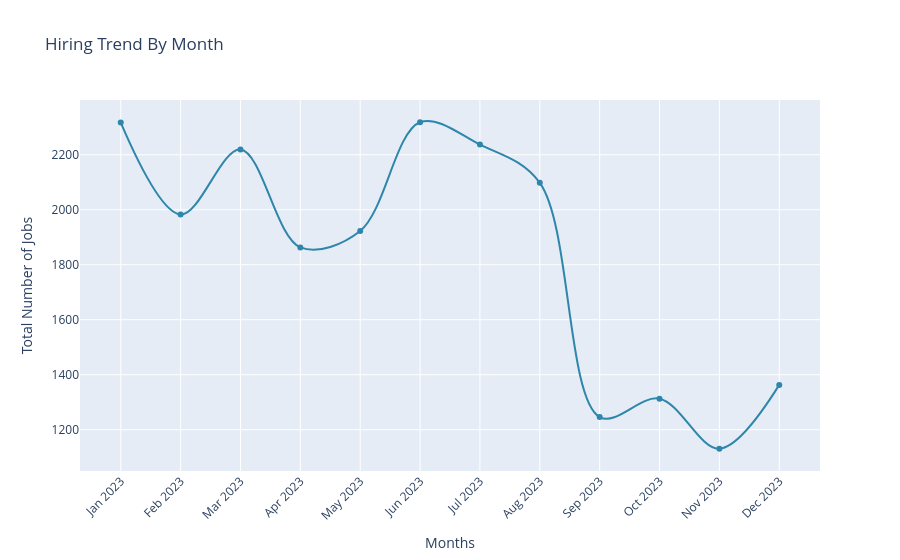

Notebook code cell kept with this figure:
### Code cell
#so here we need the representation for the line chart hiring trend number of the jobs for the particular period

fig=px.line(
    trend,
    x='Periods',
    y='Total Jobs',
    title='Hiring Trend By Month',
    hover_data='Total Jobs',
    markers=True,
    line_shape='spline',           
    color_discrete_sequence=['#2E86AB']  
)

fig.update_layout(
    xaxis_title='Months',
    yaxis_title='Total Number of Jobs',
    
    
    xaxis_tickangle=-45
)

fig.show()

### Figure 1 — Plotly figure (JSON) as saved in the notebook; plotly's stock layout.template omitted (floating-point values rounded to 4 significant figures)
{"data": [{"hovertemplate": "Periods=%{x}<br>Total Jobs=%{y}<extra></extra>", "legendgroup": "", "line": {"color": "#2E86AB", "dash": "solid", "shape": "spline"}, "marker": {"symbol": "circle"}, "mode": "lines+markers", "name": "", "orientation": "v", "showlegend": false, "type": "scatter", "x": ["Jan 2023", "Feb 2023", "Mar 2023", "Apr 2023", "May 2023", "Jun 2023", "Jul 2023", "Aug 2023", "Sep 2023", "Oct 2023", "Nov 2023", "Dec 2023"], "xaxis": "x", "y": [2317, 1983, 2219, 1863, 1923, 2318, 2237, 2098, 1246, 1313, 1131, 1363], "yaxis": "y"}], "layout": {"legend": {"tracegroupgap": 0}, "title": {"text": "Hiring Trend By Month"}, "xaxis": {"anchor": "y", "domain": [0, 1], "tickangle": -45, "title": {"text": "Months"}}, "yaxis": {"anchor": "x", "domain": [0, 1], "title": {"text": "Total Number of Jobs"}}}}
